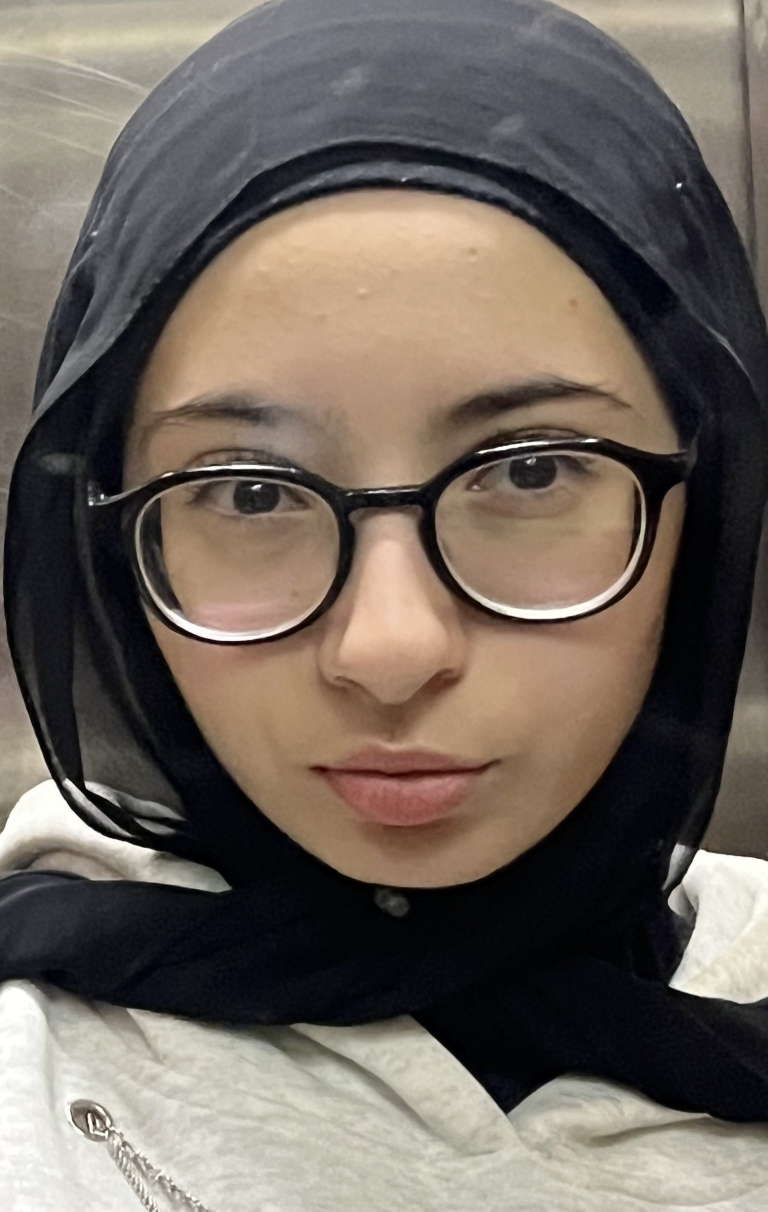
#> input picture image_choice/image1.JPG, 1535 x 2423 px (shown at 1/2 size)
$ python ascii_art.py
#> lines starting #> are read from the running program, lines starting #| are printed output that depends on the picture
from PIL import Image
from PIL import ImageEnhance
from PIL import ImageFilter
from PIL import ImageOps


img = Image.open("image_choice/image1.JPG")
#> img is the input picture: PIL image 1535x2423 RGB; mean R, G, B 110.8, 100.8, 92.7
img = img.filter(ImageFilter.SHARPEN)
enhancer = ImageEnhance.Contrast(img)

img = enhancer.enhance(4.5)
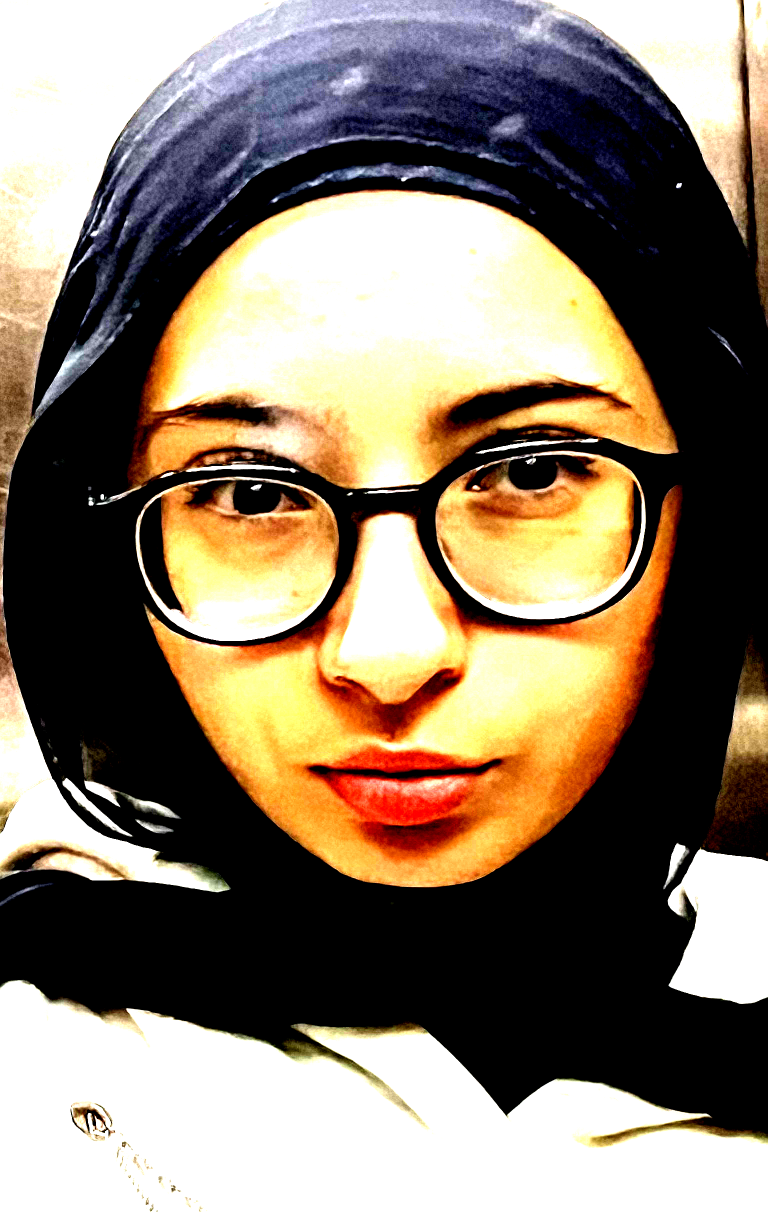
#> img: PIL image 1535x2423 RGB (shown at 1/2 size); mean R, G, B 137.3, 123.4, 105.6
img = img.resize((60, 30))
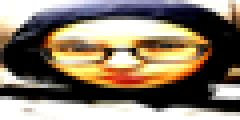
#> img: PIL image 60x30 RGB (shown 4 times larger); mean R, G, B 137, 123.4, 105.7
print(f"Image size : {img.size}")
#| Image size : (60, 30)
# Convert to grayscale — each pixel becomes one brightness number (0-255)
img = img.convert("L")
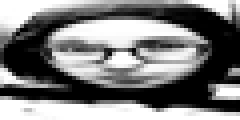
#> img: PIL image 60x30 L (shown 4 times larger); min 0, max 255, mean 125.4
img = ImageOps.autocontrast(img)
sharpener = ImageEnhance.Sharpness(img)
img = sharpener.enhance(2.0)
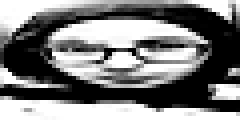
#> img: PIL image 60x30 L (shown 4 times larger); min 0, max 255, mean 125.6


#> (the run stopped early here; a loop or call above may not have finished)

$ run again, with image_choice/image2.JPG copied over image_choice/image1.JPG
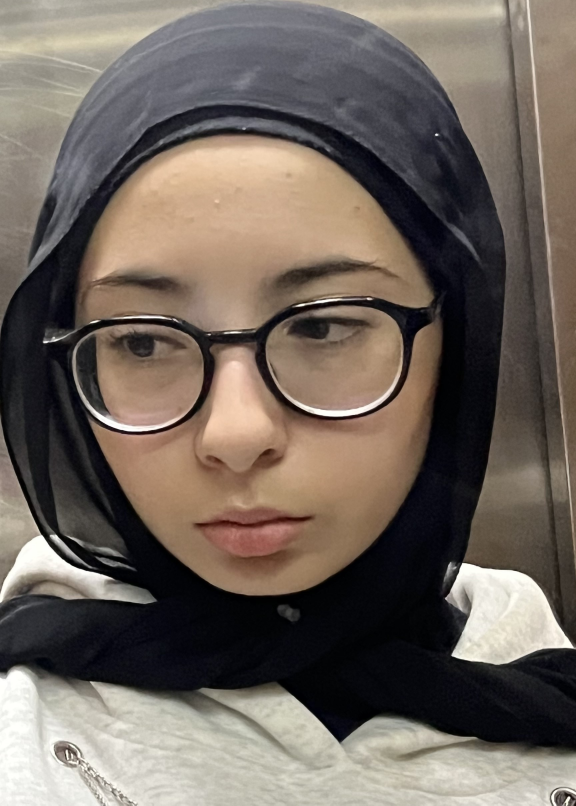
#> input picture image_choice/image2.JPG, 1728 x 2416 px (shown at 1/3 size)
#> img is the input picture: PIL image 1728x2416 RGB; mean R, G, B 112.1, 101.8, 93.5
#> `img = enhancer.enhance(4.5)`:
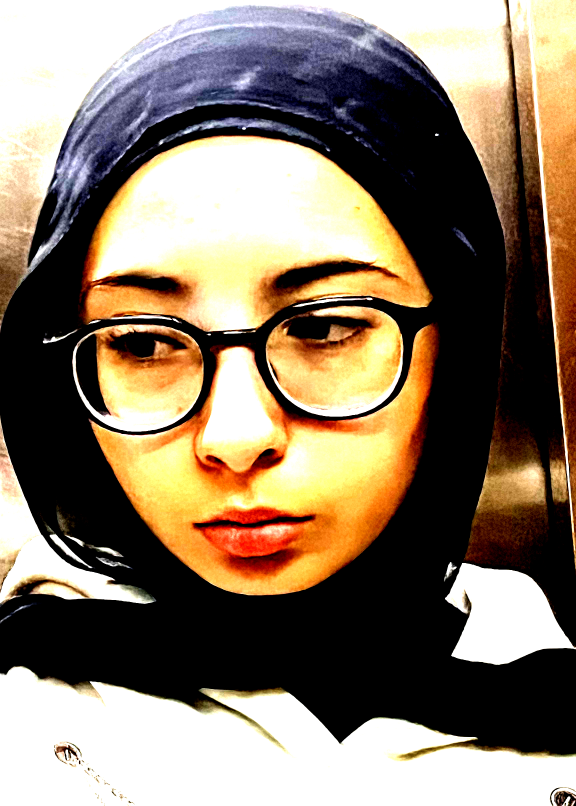
#> img: PIL image 1728x2416 RGB (shown at 1/3 size); mean R, G, B 138.3, 122.7, 103.6
#| Image size : (60, 30)
#> `img = sharpener.enhance(2.0)`:
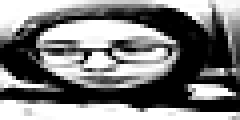
#> img: PIL image 60x30 L (shown 4 times larger); min 0, max 255, mean 125.5
